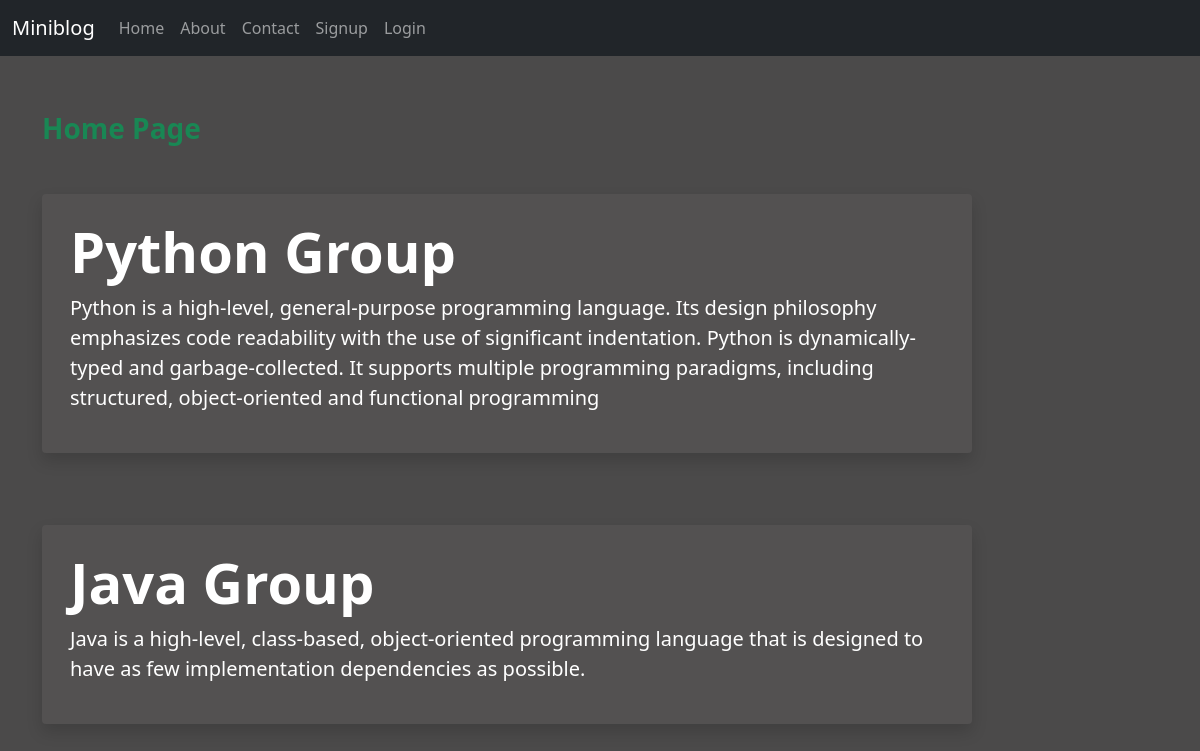
The page / on the database its author committed.
### app/models.py (models this page shows)
class Post(models.Model):
    title=models.CharField(max_length=150)
    desc= models.TextField()

### app/views.py (the view)
# urls.py: 2. Add a URL to urlpatterns:  path('', views.home, name='home')
def home(request):
    post=Post.objects.all()
    return render(request,'app/home.html',{'post':post})

### app/templates/app/home.html
{% extends 'app/base.html' %}
{% load static %}
{% block content %}
<div class="col-sm-10">
    <h3 class="text-success font my-5">
        Home Page
    </h3>
    {% for pt in post %}
    <div class="jumbotron jumbotron-fluid jumbo-class py-4 shadow p-3 mb-5 rounded">
        <div class="container">
          <h1 class="display-4 font">{{pt.title}}</h1>
          <p class="lead">{{pt.desc}}</p>
        </div>
    </div><br>
    {% endfor %}
</div>
{% endblock content %}

### app/templates/app/base.html (shortened to what this page needs)
<!DOCTYPE html>
{% load static %}
<html lang="en">
<head>
    <link rel="stylesheet" href="{% static 'app/css/bootstrap.css' %}">
    <link rel="stylesheet" href="{% static 'app/css/style.css' %}">
</head>
<body>
    <div class="container-fluid bg-dark">
        {% include 'app/navbar.html' %}
    </div>
    <div class="container">
        <div class="row">
    </div>
            <div class="col-sm-12">
            {% block content %}
            {% endblock content %}
            </div>
</body>
</html>

### app/templates/app/navbar.html (shortened to what this page needs)
<nav class="navbar navbar-expand-lg navbar-dark bg-dark">
    <a class="navbar-brand" h
    ref="#">Miniblog</a>
    <div class="collapse navbar-collapse" id="navbarNav">
       <ul class="navbar-nav">
        <li class="nav-item active">
          <a class="nav-link" href="{% url 'home' %}">Home</a>
        </li>
        <li class="nav-item">
          <a class="nav-link" href="{% url 'about' %}">About</a>
        </li>
        <li class="nav-item">
          <a class="nav-link" href="{% url 'contact' %}">Contact</a>
        </li>
        {% if request.user.is_authenticated %}
        <li class="nav-item">
          <a class="nav-link" href="{% url 'dashboard' %}">Dashboard</a>
        </li>
        <li class="nav-item">
          <a class="nav-link" href="{% url 'logout' %}">Logout</a>
      </li>
       {% else %}
        <li class="nav-item">
          <a class="nav-link" href="{% url 'signup' %}">Signup</a>
        </li>
      <li class="nav-item">
            <a class="nav-link" href="{% url 'login' %}">Login</a>
      </li>
      {% endif %}
      </ul>
    </div>
  </nav>

### app/static/app/css/style.css (style rules this page uses)
body { background-color: rgb(75,74,74); color:white; }
.jumbo-class { background-color: rgb(83,81,81); }
.font { font-weight:bold; }

### app/templates/app/base.html (style rules this page uses)
body { background-color: rgb(75,74,74); color:white; }
.jumbo-class { background-color: rgb(83,81,81); }
.font { font-weight:bold; }

### rows shown on the page
Post: title "Python Group", desc "Python is a high-level, general-purpose programming language. Its design philosophy emphasizes code readability with the use of significant indentation. Python is dynamically-typed and garbage-collected. It supports multiple programming paradigms, including structured, object-oriented and functional programming"
Post: title "Java Group", desc "Java is a high-level, class-based, object-oriented programming language that is designed to have as few implementation dependencies as possible."
